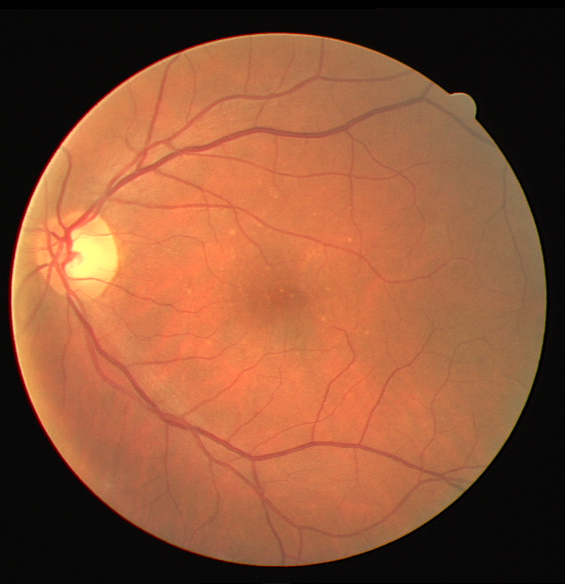
%> input picture data/samples/drive/train/input/21.tif, 565 x 584 px
$ octave --eval "result = check_image_quality('../../data/samples/drive/train/input/21.tif');"   (GNU Octave 9; MATLAB toolbox functions it lacks are replaced by stand-ins)
%> lines starting %> are read from the running program, lines starting %| are printed output that depends on the picture; in (x1, y1, x2, y2) boxes, pixels count from 0 and x2, y2 are one past the last pixel; in counts of white or black regions, pixels touching at a corner belong together; the program's own positions count from 1
function [isGradeable, metrics, feedback] = check_image_quality(imagePath, focusThresh, entropyThresh)
% CHECK_IMAGE_QUALITY
% Problem Statement: SIH26038 (MathWorks) - Image Quality Assessment (IQA)
%
% Automatically evaluates fundus images for adequacy:
% 1. Focus Sharpness (Laplacian energy variance)
% 2. Illumination & Field-of-View (Shannon entropy & channel mean)
% 3. Automated recapture guidance for field healthcare workers
%
% Syntax:
%   [isGradeable, metrics, feedback] = check_image_quality(imagePath)

if nargin < 2, focusThresh = 80.0; end
if nargin < 3, entropyThresh = 4.0; end

rawRGB = imread(imagePath);
%> rawRGB is the input picture: size 584x565x3 uint8; mean R, G, B 138.7, 82.8, 54.4
gray = rgb2gray(rawRGB);
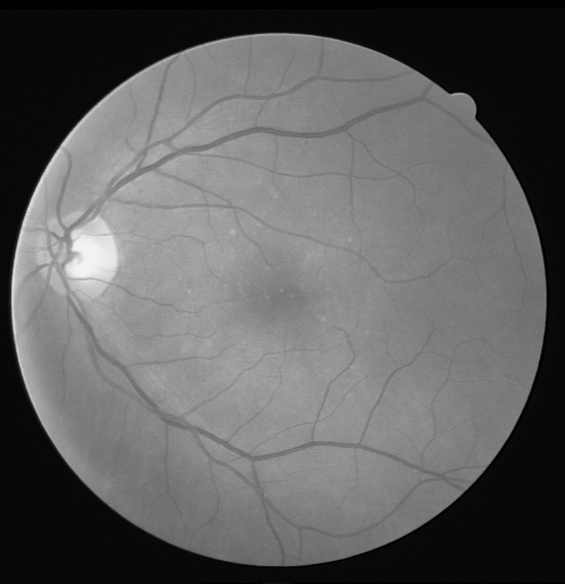
%> gray: size 584x565 uint8; min 0, max 243, mean 96.3

% 1. Sharpness measure using 2D Laplacian operator
lapKernel = [0 1 0; 1 -4 1; 0 1 0];
lapFiltered = imfilter(double(gray), lapKernel, 'replicate');
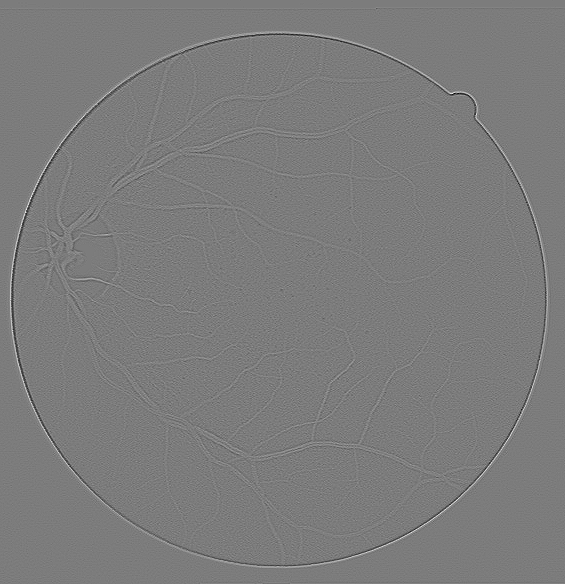
%> lapFiltered: size 584x565 double; min -128, max 135, mean 0; drawn with min black and max white
sharpnessScore = var(lapFiltered(:));
%> sharpnessScore = 80.25

% 2. Illumination Entropy
entropyScore = entropy(gray);
%> entropyScore = 5.89
meanIntensity = mean(gray(:));
%> meanIntensity = 96.3

% 3. Field of View (FOV) coverage
retinaMask = gray > 15;
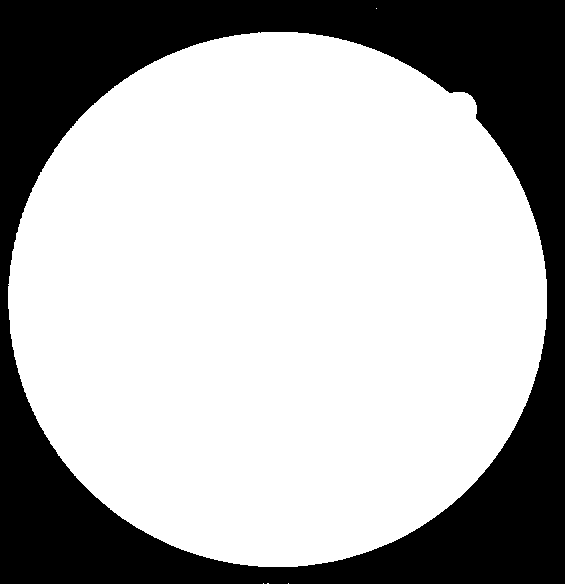
%> retinaMask: size 584x565 logical; 68.8% white; 1 black region, box (x1, y1, x2, y2) and area: (0, 0, 565, 584) 103028
fovCoverage = sum(retinaMask(:)) / numel(retinaMask) * 100;
%> fovCoverage = 68.78

metrics = struct(...
    'Sharpness', sharpnessScore, ...
    'Entropy', entropyScore, ...
    'MeanIntensity', meanIntensity, ...
    'FOVCoverage', fovCoverage);
%> metrics = 1 region; Sharpness, Entropy, MeanIntensity and FOVCoverage: 80.25 5.89 96.3 68.78

% Quality evaluation logic
if sharpnessScore < focusThresh
    isGradeable = false;
    feedback = 'REJECT (Out of Focus): Please adjust the camera diopter or stabilize the patient head rest.';
elseif meanIntensity < 25
    isGradeable = false;
    feedback = 'REJECT (Underexposed): Inadequate illumination. Increase flash intensity or check pupil dilation.';
elseif meanIntensity > 215
    isGradeable = false;
    feedback = 'REJECT (Overexposed): Severe flash artifact washing out macular details.';
elseif fovCoverage < 40
    isGradeable = false;
    feedback = 'REJECT (Incomplete Field): Pupil alignment shifted. Center the camera over the optic axis.';
else
    isGradeable = true;
    feedback = 'GRADEABLE: High-quality diagnostic scan. Ready for automated pipeline.';
end

fprintf('[MATLAB IQA] Status: %s | Sharpness: %.1f | Entropy: %.2f\n', ...
    feedback, sharpnessScore, entropyScore);
%| [MATLAB IQA] Status: GRADEABLE: High-quality diagnostic scan. Ready for automated pipeline. | Sharpness: 80.2 | Entropy: 5.89
%> `result = check_image_quality('../../data/samples/drive/train/input/21...`: result = true
end
